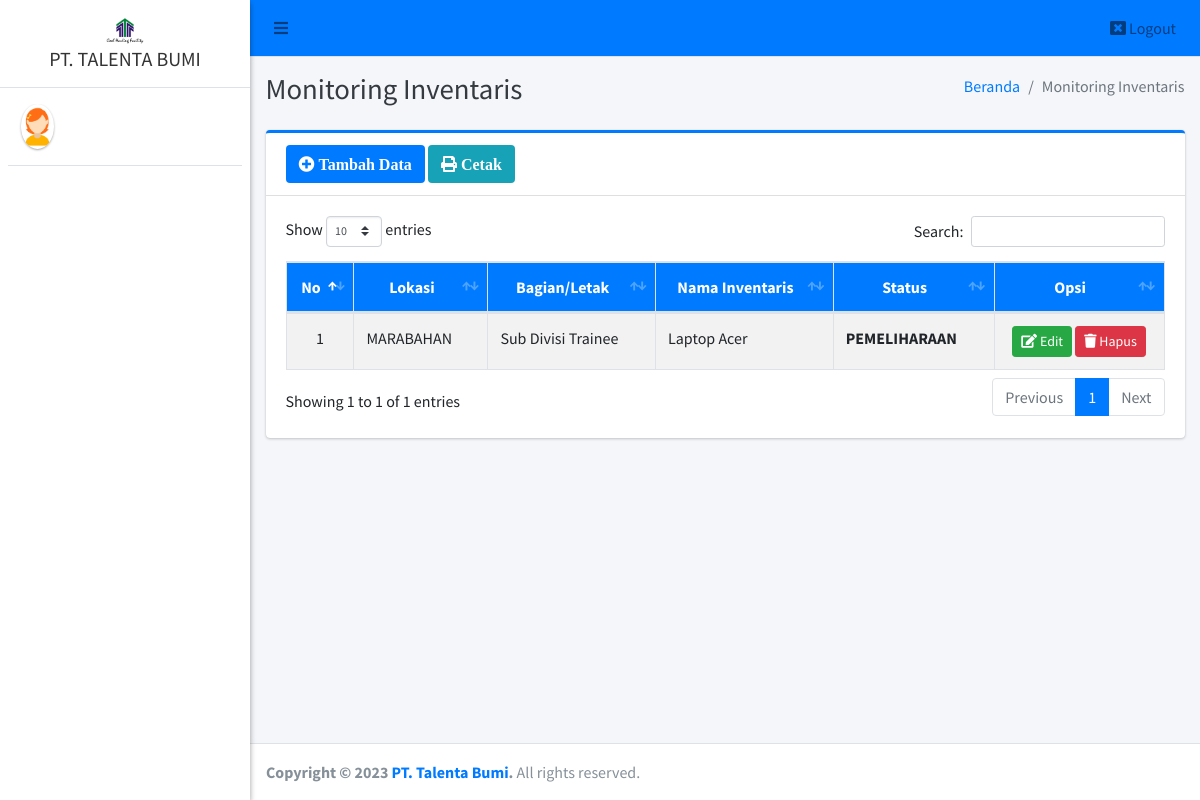
The app's page /admin/monitoring/index.php, older data.
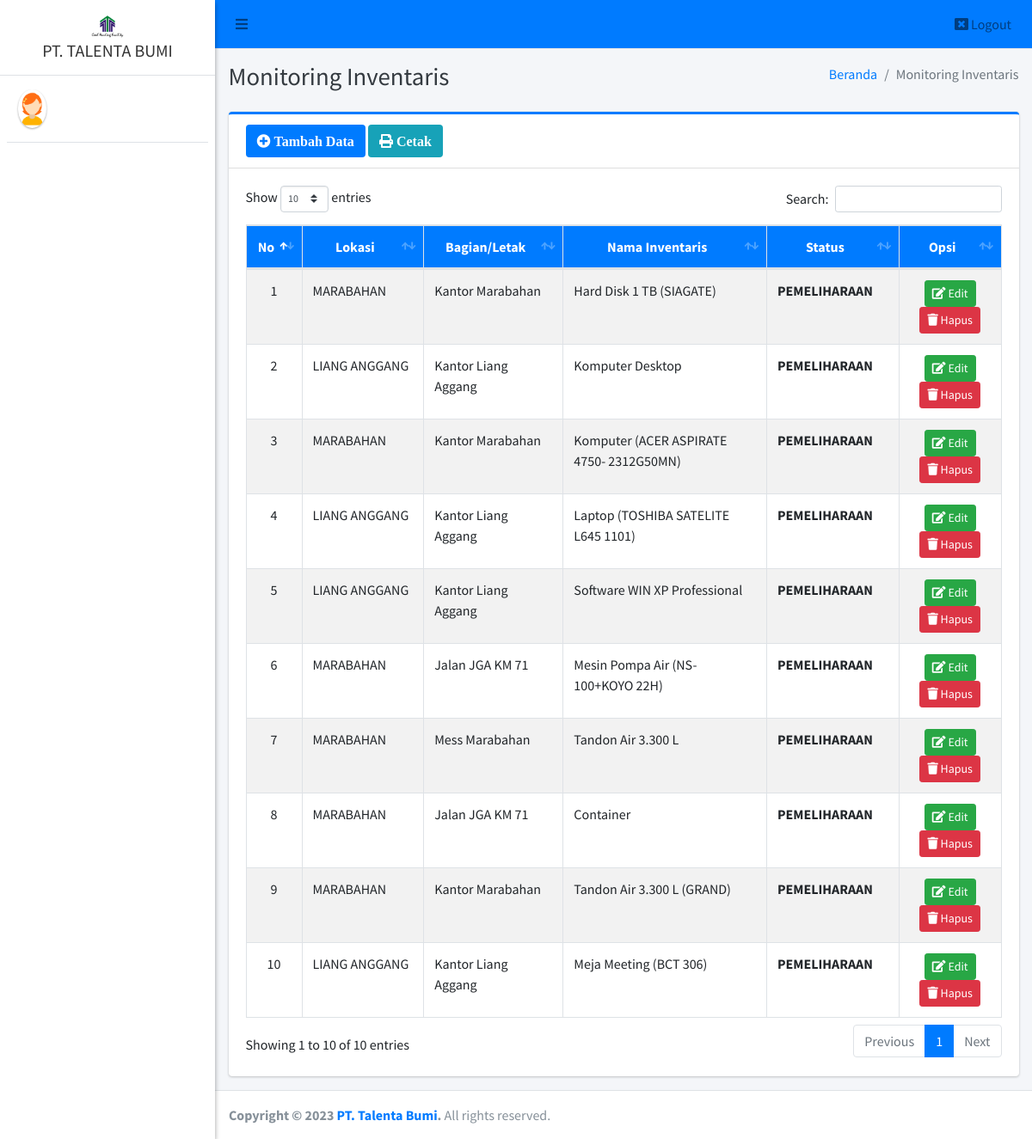
The same page, newer data.
### tables this page shows
CREATE TABLE `monitoring` (
  `id_monitoring` int(11) NOT NULL,
  `lokasi_rh` varchar(20) NOT NULL,
  `id_lokasi` int(11) NOT NULL,
  `nama_inventaris` varchar(50) NOT NULL,
  `nomor_inventaris` varchar(50) NOT NULL,
  `status` varchar(50) NOT NULL
);

CREATE TABLE `lokasi` (
  `id_lokasi` int(11) NOT NULL,
  `bagian` varchar(255) NOT NULL
);

### config/config.php (called while the page is built, shortened)
<?php
function base_url($url = null)
{
	$base_url = "http://localhost:8888/talentabumi";
	if ($url != null) {
		return $base_url . "/" . $url;
	} else {
		return $base_url;
	}
}

### admin/monitoring/index.php (the view, shortened to what this page needs)
<?php
require '../../config/config.php';
require '../../config/koneksi.php';
?>
<!DOCTYPE html>
<html>
<?php
include '../../templates/head.php';
?>
<body class="hold-transition sidebar-mini layout-fixed">
    <div class="wrapper">
        <?php
        include '../../templates/navbar.php';
        ?>
        <?php
        include '../../templates/sidebar.php';
        ?>
        <div class="content-wrapper">
            <div class="content-header">
                <div class="container-fluid">
                    <div class="row mb-2">
                        <div class="col-sm-6">
                            <h1 class="m-0 text-dark">Monitoring Inventaris</h1>
                        </div>
                        <div class="col-sm-6">
                            <ol class="breadcrumb float-sm-right">
                                <li class="breadcrumb-item"><a href="#">Beranda</a></li>
                                <li class="breadcrumb-item active">Monitoring Inventaris</li>
                            </ol>
                        </div>
                    </div>
                </div>
            </div>
            <section class="content">
                <div class="container-fluid">
                    <div class="row">
                        <div class="col-12">
                            <div class="card card-primary card-outline">
                                <div class="card-header">
                                    <a href="tambah" class="btn bg-primary"><i class="fa fa-plus-circle"> Tambah Data</i></a>
                                    <a href="print" target="blank" class="btn bg-info"><i class="fa fa-print"> Cetak</i></a>
                                </div>
                                <div class="card-body">
                                    <div class="table-responsive">
                                        <table id="example1" class="table table-bordered table-striped">
                                            <thead class="bg-primary">
                                                <tr align="center">
                                                    <th>No</th>
                                                    <th>Lokasi </th>
                                                    <th>Bagian/Letak</th>
                                                    <th>Nama Inventaris</th>
                                                    <th>Status</th>
                                                    <th>Opsi</th>
                                                </tr>
                                            </thead>
                                            <tbody style="background-color: white">
                                                <?php
                                                $no = 1;
                                                $data = $koneksi->query("SELECT * FROM monitoring AS m
                                                LEFT JOIN lokasi AS l ON m.id_lokasi =  l.id_lokasi
                                                ");
                                                while ($row = $data->fetch_array()) {
                                                ?>
                                                    <tr>
                                                        <td align="center"><?= $no++ ?></td>
                                                        <td><?= $row['lokasi_rh'] ?></td>
                                                        <td><?= $row['bagian'] ?></td>
                                                        <td><?= $row['nama_inventaris'] ?></td>
                                                        <td><b><?= $row['status'] ?></b></td>
                                                        <td align="center">
                                                            <a href="edit?id=<?= $row['id_monitoring'] ?>" class="btn btn-success btn-sm" title="Edit"><i class="fa fa-edit"></i> Edit</a>
                                                            <a href="hapus?id=<?= $row['id_monitoring'] ?>" class="btn btn-danger btn-sm alert-hapus" title="Hapus"><i class="fa fa-trash"></i> Hapus</a>
                                                        </td>
                                                    </tr>
                                                <?php } ?>
                                            </tbody>
                                        </table>
                                    </div>
                                </div>
                            </div>
                        </div>
                    </div>
                </div>
            </section>
        </div>
        <?php include_once "../../templates/footer.php"; ?>
    </div>
</body>
</html>

### templates/head.php (shortened to what this page needs)
<head>
  <link rel="stylesheet" href="<?= base_url() ?>/assets/plugins/fontawesome-free/css/all.min.css">
  <link rel="stylesheet" href="https://code.ionicframework.com/ionicons/2.0.1/css/ionicons.min.css">
  <link rel="stylesheet" href="<?= base_url() ?>/assets/plugins/datatables-bs4/css/dataTables.bootstrap4.css">
  <link rel="stylesheet" href="<?= base_url() ?>/assets/plugins/ekko-lightbox/ekko-lightbox.css">
  <link rel="stylesheet" href="<?= base_url() ?>/assets/plugins/bootstrap-fileupload/bootstrap-fileupload.min.css">
  <link rel="stylesheet" href="<?= base_url() ?>/assets/plugins/tempusdominus-bootstrap-4/css/tempusdominus-bootstrap-4.min.css">
  <link rel="stylesheet" href="<?= base_url() ?>/assets/plugins/select2/css/select2.min.css">
  <link rel="stylesheet" href="<?= base_url() ?>/assets/plugins/select2-bootstrap4-theme/select2-bootstrap4.min.css">
  <link rel="stylesheet" href="<?= base_url() ?>/assets/plugins/icheck-bootstrap/icheck-bootstrap.min.css">
  <link rel="stylesheet" href="<?= base_url() ?>/assets/plugins/jqvmap/jqvmap.min.css">
  <link rel="stylesheet" href="<?= base_url() ?>/assets/dist/css/adminlte.min.css">
  <link rel="stylesheet" href="<?= base_url() ?>/assets/plugins/overlayScrollbars/css/OverlayScrollbars.min.css">
  <link rel="stylesheet" href="<?= base_url() ?>/assets/plugins/daterangepicker/daterangepicker.css">
  <link rel="stylesheet" href="<?= base_url() ?>/assets/plugins/summernote/summernote-bs4.css">
  <link rel="stylesheet" href="<?= base_url() ?>/assets/plugins/bootstrap-fileupload/bootstrap-fileupload.min.css">
  <link rel="stylesheet" href="<?= base_url() ?>/assets/alert/sweetalert.css">
</head>

### templates/navbar.php
<nav class="main-header navbar navbar-expand navbar-blue navbar-light">
  <ul class="navbar-nav">
    <li class="nav-item">
      <a class="nav-link" data-widget="pushmenu" href="#"><i class="fas fa-bars"></i></a>
    </li>
  </ul>
  <ul class="navbar-nav ml-auto">
    <li class="nav-item dropdown">
      <a class="nav-link alert-logout" href="<?= base_url('logout') ?>">
        <i class="fas fa-window-close"> </i> Logout
      </a>
    </li>
  </ul>
</nav>

### templates/sidebar.php (shortened to what this page needs)
<aside class="main-sidebar sidebar-light-green elevation-2">
  <a href="#" class="brand-link text-center">
    <img src="<?= base_url() ?>/assets/dist/img/logo.jpeg" style="width: 50px; justify-content: center; margin: auto; " alt="#" class="" style="opacity: .8"><br>
    <span class="brand-text font-weight-light"><b>PT. TALENTA BUMI</b></span>
  </a>
  <div class="sidebar">
    <div class="user-panel mt-3 pb-3 d-flex">
      <div class="image">
        <img src="<?= base_url() ?>/assets/dist/img/avatar6.png" class="img-circle elevation-1" alt="User Image">
      </div>
      <div class="info">
      </div>
    </div>
  </div>
</aside>

### templates/footer.php (shortened to what this page needs)
<footer class="main-footer">
  <strong>Copyright &copy; <?= date('Y') ?> <a href="#">PT. Talenta Bumi</a>.</strong>
  All rights reserved.
</footer>

Row changes from the older to the newer data that the page shows:
removed monitoring: lokasi_rh "MARABAHAN", id_lokasi.bagian "Sub Divisi Trainee", nama_inventaris "Laptop Acer", status "PEMELIHARAAN"
added monitoring: lokasi_rh "MARABAHAN", id_lokasi.bagian "Kantor Marabahan", nama_inventaris "Hard Disk 1 TB (SIAGATE)", status "PEMELIHARAAN"
added monitoring: lokasi_rh "LIANG ANGGANG", id_lokasi.bagian "Kantor Liang Aggang", nama_inventaris "Komputer Desktop", status "PEMELIHARAAN"
added monitoring: lokasi_rh "MARABAHAN", id_lokasi.bagian "Kantor Marabahan", nama_inventaris "Komputer (ACER ASPIRATE 4750- 2312G50MN)", status "PEMELIHARAAN"
added monitoring: lokasi_rh "LIANG ANGGANG", id_lokasi.bagian "Kantor Liang Aggang", nama_inventaris "Laptop (TOSHIBA SATELITE L645 1101)", status "PEMELIHARAAN"
added monitoring: lokasi_rh "LIANG ANGGANG", id_lokasi.bagian "Kantor Liang Aggang", nama_inventaris "Software WIN XP Professional", status "PEMELIHARAAN"
added monitoring: lokasi_rh "MARABAHAN", id_lokasi.bagian "Jalan JGA KM 71", nama_inventaris "Mesin Pompa Air (NS-100+KOYO 22H)", status "PEMELIHARAAN"
added monitoring: lokasi_rh "MARABAHAN", id_lokasi.bagian "Mess Marabahan", nama_inventaris "Tandon Air 3.300 L", status "PEMELIHARAAN"
added monitoring: lokasi_rh "MARABAHAN", id_lokasi.bagian "Jalan JGA KM 71", nama_inventaris "Container", status "PEMELIHARAAN"
added monitoring: lokasi_rh "MARABAHAN", id_lokasi.bagian "Kantor Marabahan", nama_inventaris "Tandon Air 3.300 L (GRAND)", status "PEMELIHARAAN"
added monitoring: lokasi_rh "LIANG ANGGANG", id_lokasi.bagian "Kantor Liang Aggang", nama_inventaris "Meja Meeting (BCT 306)", status "PEMELIHARAAN"
Text that changed along with them:
text written by a page script: "Show entries Search: Showing 1 to 1 of 1 entries Previous 1 Next" → "Show entries Search: Showing 1 to 10 of 10 entries Previous 1 Next"
